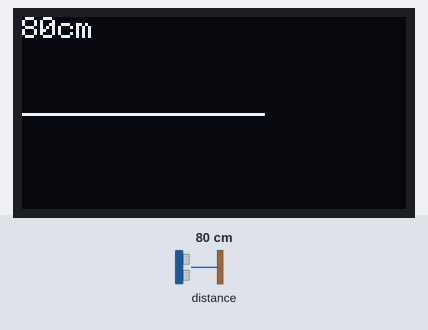
This program was run on a simulated BBC micro:bit (MakeCode). Shown: 128×64 one-colour display. The test bench sets the inputs (shaded band); at power-on: distance to the obstacle 80 cm.

Above: at 1.2 s.
1.3 s: distance to the obstacle set to 250 cm
At 2.2 s:
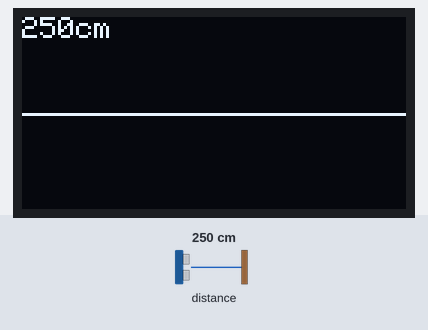
3.9 s: distance to the obstacle set to 2 cm
At 4.7 s:
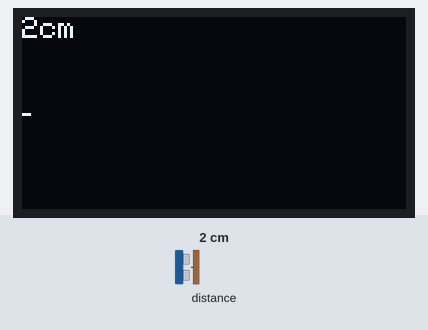
5.8 s: distance to the obstacle set to 4 cm
At 6.4 s:
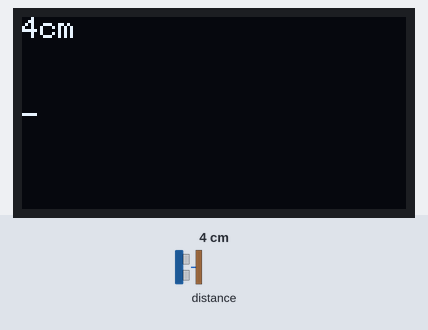
Timing chart, 0 to 8.8 s (numbered marks = the images above; inputs shaded):
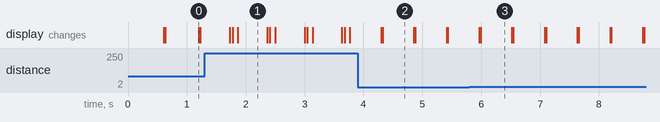

The program:

main.ts
```typescript
OLED.init(128, 64)
basic.forever(function () {
    OLED.writeStringNewLine("" + Environment.sonarbit_distance(Environment.Distance_Unit.Distance_Unit_cm, DigitalPin.P1) + "cm")
    basic.pause(500)
    OLED.clear()
    OLED.drawLine(
    0,
    32,
    Environment.sonarbit_distance(Environment.Distance_Unit.Distance_Unit_cm, DigitalPin.P1),
    32
    )
})
```

test.ts
```typescript
// 테스트는 여기로 이동합니다; 이 패키지가 확장으로 사용될 때 컴파일되지 않을 것 입니다.
```

Measured:
- after the input at 1.3 s, the display: first changes after 0.43 s (image 1 shows a later state)
- after the input at 5.8 s, the display: first changes after 0.17 s (image 3 shows a later state)
- what the display in image 0 shows lasts 0.6 s, from 0.6 s to 1.2 s
- what the display in image 1 shows lasts 0.5 s, from 1.9 s to 2.4 s
